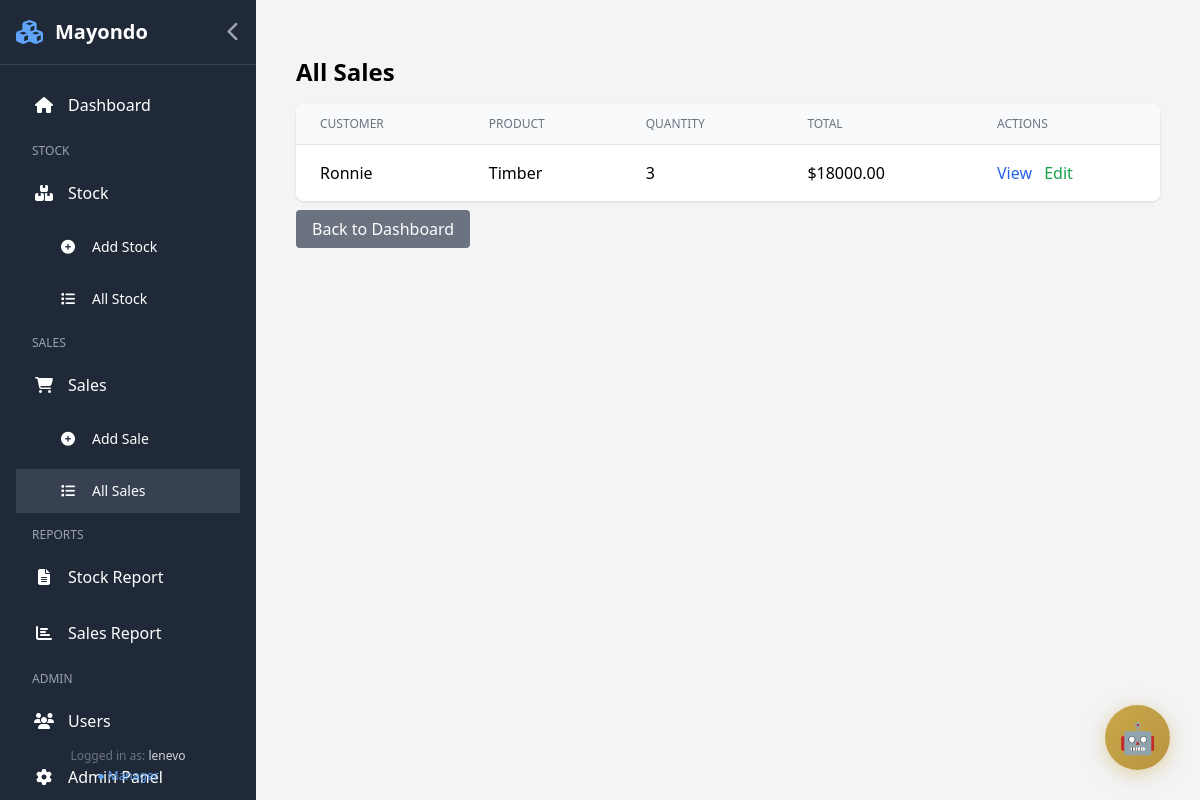
Page /allsales/ (signed in) on the committed database.
### home/models.py (models this page shows, shortened)
class Sales(models.Model):
    customername = models.TextField()
    producttype = models.CharField(max_length=20)
    productname = models.ForeignKey(Stock, on_delete=models.CASCADE)
    quantity = models.IntegerField()
    sellingprice_unitcost = models.DecimalField(max_digits=10, decimal_places=2, default=0)
    sellingprice = models.DecimalField(max_digits=10, decimal_places=2)
    transportfare = models.DecimalField(default=0, max_digits=10, decimal_places=2)
    transport_offered = models.BooleanField(default=True)
    paymentmethod = models.CharField(max_length=10)
    salesagentname = models.ForeignKey(User, on_delete=models.CASCADE)
    date = models.DateField(null=True)
    totalprice = models.DecimalField(default=0, max_digits=10, decimal_places=2)
    is_paid = models.BooleanField(default=False)

class Stock(models.Model):
    productname = models.TextField()
    origin = models.TextField()
    contact = models.IntegerField()
    quality = models.CharField(max_length=10, choices=GRADE_CHOICES, blank=True)
    quantity = models.IntegerField()
    costprice_unitcost = models.DecimalField(max_digits=10, decimal_places=2, default=0)
    costprice = models.DecimalField(max_digits=10, decimal_places=2, default=0)
    date = models.DateField(null=True)
    warehouse = models.TextField()

### home/views.py (the view)
# urls.py: path('allsales/', allsalespage, name='allsales'),
@login_required(login_url='/login/')
def allsalespage(request):
    sales = Sales.objects.all().order_by('-date')
    search_query = request.GET.get('search')
    if search_query:
        sales = sales.filter(
            Q(customername__icontains=search_query) |
            Q(productname__productname__icontains=search_query)
        )
    paginator = Paginator(sales, 20)
    page_number = request.GET.get('page')
    page_obj = paginator.get_page(page_number)
    context = {
        'sales': page_obj,
        'total_sales': sales.count(),
        'search_query': search_query,
        'is_manager': is_manager(request.user),
    }
    return render(request, "allsales.html", context)

### home/views.py (called while the page is built)
def is_manager(user):
    try:
        return user.profile.role == "manager"
    except:
        return False

### home/templates/allsales.html
{% extends "base_auth.html" %}
{% load static %}
{% block content %}
<div class="container mx-auto px-4 py-8">
    <h1 class="text-2xl font-bold mb-4">All Sales</h1>
    <div class="bg-white rounded-lg shadow overflow-hidden">
        <table class="min-w-full divide-y divide-gray-200">
            <thead class="bg-gray-50">
                <tr>
                    <th class="px-6 py-3 text-left text-xs font-medium text-gray-500 uppercase">Customer</th>
                    <th class="px-6 py-3 text-left text-xs font-medium text-gray-500 uppercase">Product</th>
                    <th class="px-6 py-3 text-left text-xs font-medium text-gray-500 uppercase">Quantity</th>
                    <th class="px-6 py-3 text-left text-xs font-medium text-gray-500 uppercase">Total</th>
                    <th class="px-6 py-3 text-left text-xs font-medium text-gray-500 uppercase">Actions</th>
                </tr>
            </thead>
            <tbody class="bg-white divide-y divide-gray-200">
                {% for sale in sales %}
                <tr>
                    <td class="px-6 py-4">{{ sale.customername }}</td>
                    <td class="px-6 py-4">{{ sale.productname.productname }}</td>
                    <td class="px-6 py-4">{{ sale.quantity }}</td>
                    <td class="px-6 py-4">${{ sale.totalprice }}</td>
                    <td class="px-6 py-4">
                        <a href="{% url 'view_sale' sale.id %}" class="text-blue-600 hover:text-blue-900">View</a>
                        <a href="{% url 'update_sale' sale.id %}" class="text-green-600 hover:text-green-900 ml-2">Edit</a>
                    </td>
                </tr>
                {% empty %}
                <tr><td colspan="5" class="px-6 py-4 text-center text-gray-500">No sales found</td></tr>
                {% endfor %}
            </tbody>
        </table>
    </div>
    <div class="mt-4">
        <a href="{% url 'dashboard' %}" class="bg-gray-500 text-white px-4 py-2 rounded">Back to Dashboard</a>
    </div>
</div>
{% endblock %}

### home/templates/sidebar.html (shortened to what this page needs)
{% load static %}
<aside id="sidebar" class="bg-gray-800 text-white h-full overflow-y-auto">
    <div class="flex items-center justify-between p-4 border-b border-gray-700">
        <div class="flex items-center space-x-3 overflow-hidden">
            <i class="fas fa-cubes text-2xl text-blue-400 flex-shrink-0"></i>
            <span id="sidebarTitle" class="text-xl font-bold whitespace-nowrap">Mayondo</span>
        </div>
        <button onclick="toggleSidebar()" class="text-gray-400 hover:text-white transition flex-shrink-0">
            <i id="toggleIcon" class="fas fa-chevron-left text-xl"></i>
        </button>
    </div>
    <nav class="p-4">
        <ul class="space-y-2">
            {% if is_manager %}
            <li>
                <a href="{% url 'dashboard' %}" class="flex items-center px-4 py-3 rounded hover:bg-gray-700 transition {% if request.path == '/dashboard/' %}bg-gray-700{% endif %}">
                    <i class="fas fa-home w-6 text-center flex-shrink-0"></i>
                    <span class="nav-text ml-3 whitespace-nowrap">Dashboard</span>
                </a>
            </li>
            {% endif %}
            {% if is_manager %}
            <li class="mt-4">
                <span class="nav-text text-xs text-gray-400 uppercase px-4 whitespace-nowrap">Stock</span>
            </li>
            <li>
                <a href="{% url 'stock' %}" class="flex items-center px-4 py-3 rounded hover:bg-gray-700 transition {% if request.path == '/stock/' %}bg-gray-700{% endif %}">
                    <i class="fas fa-boxes w-6 text-center flex-shrink-0"></i>
                    <span class="nav-text ml-3 whitespace-nowrap">Stock</span>
                </a>
            </li>
            <li>
                <a href="{% url 'add_stock' %}" class="flex items-center px-4 py-3 pl-10 text-sm hover:bg-gray-700 transition {% if request.path == '/stock/add/' %}bg-gray-700{% endif %}">
                    <i class="fas fa-plus-circle w-6 text-center flex-shrink-0"></i>
                    <span class="nav-text ml-3 whitespace-nowrap">Add Stock</span>
                </a>
            </li>
            <li>
                <a href="{% url 'allstock' %}" class="flex items-center px-4 py-3 pl-10 text-sm hover:bg-gray-700 transition {% if request.path == '/allstock/' %}bg-gray-700{% endif %}">
                    <i class="fas fa-list w-6 text-center flex-shrink-0"></i>
                    <span class="nav-text ml-3 whitespace-nowrap">All Stock</span>
                </a>
            </li>
            {% endif %}
            <li class="mt-4">
                <span class="nav-text text-xs text-gray-400 uppercase px-4 whitespace-nowrap">Sales</span>
            </li>
            <li>
                <a href="{% url 'sales' %}" class="flex items-center px-4 py-3 rounded hover:bg-gray-700 transition {% if request.path == '/sales/' %}bg-gray-700{% endif %}">
                    <i class="fas fa-shopping-cart w-6 text-center flex-shrink-0"></i>
                    <span class="nav-text ml-3 whitespace-nowrap">Sales</span>
                </a>
            </li>
            <li>
                <a href="{% url 'add_sales' %}" class="flex items-center px-4 py-3 pl-10 text-sm hover:bg-gray-700 transition {% if request.path == '/sales/add/' %}bg-gray-700{% endif %}">
                    <i class="fas fa-plus-circle w-6 text-center flex-shrink-0"></i>
                    <span class="nav-text ml-3 whitespace-nowrap">Add Sale</span>
                </a>
            </li>
            <li>
                <a href="{% url 'allsales' %}" class="flex items-center px-4 py-3 pl-10 text-sm hover:bg-gray-700 transition {% if request.path == '/allsales/' %}bg-gray-700{% endif %}">
                    <i class="fas fa-list w-6 text-center flex-shrink-0"></i>
                    <span class="nav-text ml-3 whitespace-nowrap">All Sales</span>
                </a>
            </li>
            {% if is_manager %}
            <li class="mt-4">
                <span class="nav-text text-xs text-gray-400 uppercase px-4 whitespace-nowrap">Reports</span>
            </li>
            <li>
                <a href="{% url 'monthly_stock_report' %}" class="flex items-center px-4 py-3 rounded hover:bg-gray-700 transition {% if request.path == '/monthlyreport/' %}bg-gray-700{% endif %}">
                    <i class="fas fa-file-alt w-6 text-center flex-shrink-0"></i>
                    <span class="nav-text ml-3 whitespace-nowrap">Stock Report</span>
                </a>
            </li>
            <li>
                <a href="{% url 'salesreport' %}" class="flex items-center px-4 py-3 rounded hover:bg-gray-700 transition {% if request.path == '/salesreport/' %}bg-gray-700{% endif %}">
                    <i class="fas fa-chart-bar w-6 text-center flex-shrink-0"></i>
                    <span class="nav-text ml-3 whitespace-nowrap">Sales Report</span>
                </a>
            </li>
            {% endif %}
            {% if is_manager %}
            <li class="mt-4">
                <span class="nav-text text-xs text-gray-400 uppercase px-4 whitespace-nowrap">Admin</span>
            </li>
            <li>
                <a href="{% url 'allusers' %}" class="flex items-center px-4 py-3 rounded hover:bg-gray-700 transition {% if request.path == '/allusers/' %}bg-gray-700{% endif %}">
                    <i class="fas fa-users w-6 text-center flex-shrink-0"></i>
                    <span class="nav-text ml-3 whitespace-nowrap">Users</span>
                </a>
            </li>
            <li>
                <a href="/admin/" target="_blank" class="flex items-center px-4 py-3 rounded hover:bg-gray-700 transition">
                    <i class="fas fa-cog w-6 text-center flex-shrink-0"></i>
                    <span class="nav-text ml-3 whitespace-nowrap">Admin Panel</span>
                </a>
            </li>
            {% endif %}
        </ul>
    </nav>
    <div class="absolute bottom-4 left-0 right-0 text-center text-xs text-gray-500 px-4">
        <p class="nav-text whitespace-nowrap">Logged in as: <span class="text-gray-300">{{ user.username }}</span></p>
        <p class="mt-1 nav-text whitespace-nowrap">
            {% if is_manager %}
            <span class="text-blue-400">● Manager</span>
            {% else %}
            <span class="text-green-400">● Sales Agent</span>
            {% endif %}
        </p>
    </div>
</aside>

### home/templates/base_auth.html (style rules this page uses)
* { margin: 0; padding: 0; box-sizing: border-box; }
body { overflow-x: hidden; background: #f3f4f6; }
#sidebar { position: fixed; top: 0; left: 0; height: 100vh; z-index: 50; overflow: hidden; background: #1f2937; width: 256px; transition: width 0.3s cubic-bezier(0.4, 0, 0.2, 1); }

### rows in the picture
Sales: customername "Ronnie", productname.productname "Timber", quantity "3", totalprice "18000.00"

### other values in the picture
{{ user.username }} "lenevo"
